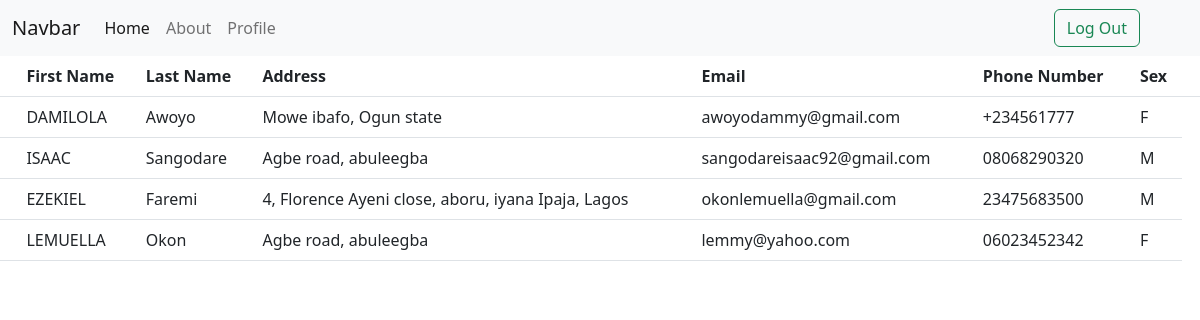
The page /agent_list/ (signed in) on the database its author committed.
### realestate/models.py (models this page shows, shortened)
class Agent(models.Model):
    agent_first_name = models.CharField(max_length=255, blank=False)
    agent_last_name = models.CharField(max_length=255, blank=False)
    email = models.EmailField(max_length=30, blank=False)
    address = models.CharField(max_length=255, blank=False)
    phone_number = models.CharField(max_length=255, blank=False)
    MALE = "M"
    FEMALE = "F"
    sex_choices = [(MALE, 'male'), (FEMALE, 'female')]
    sex = models.CharField(max_length=2, choices=sex_choices, default=MALE)
    image = models.ImageField(default='default.png', upload_to='agent_pics')

### realestate/views.py (the view)
# urls.py: path('agent_list/', views.agent_list, name="agent_list"),
@login_required
def agent_list(request):
    query_agent_list = Agent.objects.all()
    context= {'agent': query_agent_list}
    return render(request, 'realestate/agent_list.html', context)

### realestate/templates/realestate/agent_list.html (shortened to what this page needs)
{% extends 'main.html' %}
{% block content %}
<table class="table"
                   *ngIf="products && products.length">
                <thead>
                    <tr>
                        <th>
                        </th>
                        <th>First Name</th>
                        <th>Last Name</th>
                        <th>Address</th>
                        <th>Email</th>
                        <th>Phone Number</th>
                        <th>Sex</th>
                        <th> </th>
                    </tr>
                </thead>
                {%  for customer in agent %}
                <tbody>
                    <tr *ngFor="let customer of customers">
                        <td>
                        </td>
                        <td><a >
                            {{customer.agent_first_name | upper}}
                            </a>
                        </td>
                        <td>{{ customer.agent_last_name }}</td>
                        <td>{{ customer.address }}</td>
                        <td>{{ customer.email }}</td>
                        <td>
                           {{customer.phone_number}}
                       </td>
                       <td>{{customer.sex}}</td>
                    </tr>
                </tbody>
                {% endfor %}
            </table>
{% endblock %}

### rows shown on the page
Agent: agent_first_name "DAMILOLA", agent_last_name "Awoyo", address "Mowe ibafo, Ogun state", email "awoyodammy@gmail.com", phone_number "+234561777", sex "F"
Agent: agent_first_name "ISAAC", agent_last_name "Sangodare", address "Agbe road, abuleegba", email "sangodareisaac92@gmail.com", phone_number "08068290320", sex "M"
Agent: agent_first_name "EZEKIEL", agent_last_name "Faremi", address "4, Florence Ayeni close, aboru, iyana Ipaja, Lagos", email "okonlemuella@gmail.com", phone_number "23475683500", sex "M"
Agent: agent_first_name "LEMUELLA", agent_last_name "Okon", address "Agbe road, abuleegba", email "lemmy@yahoo.com", phone_number "06023452342", sex "F"
